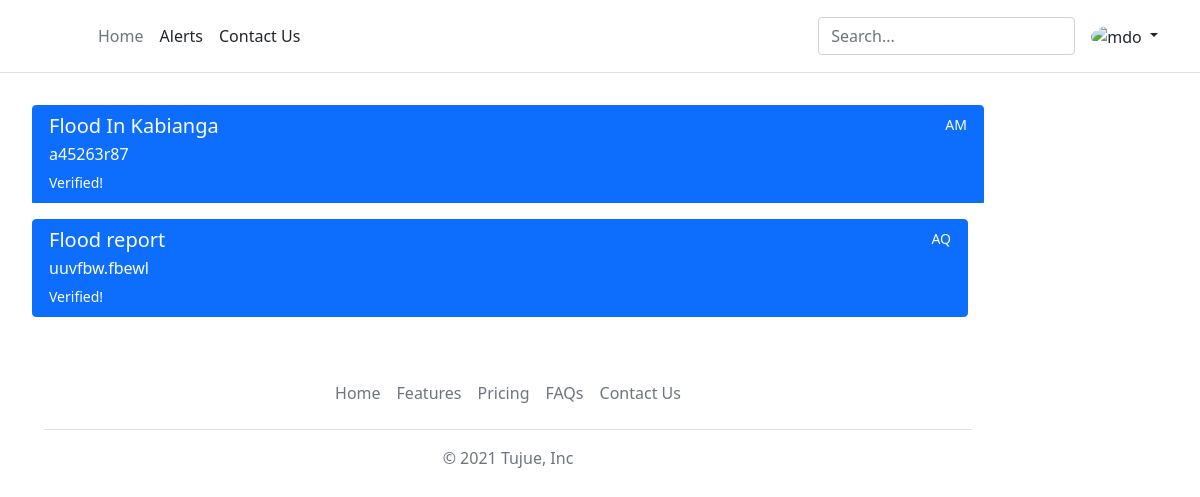
Before: /v1/disaster/alerts/ with the older database file.
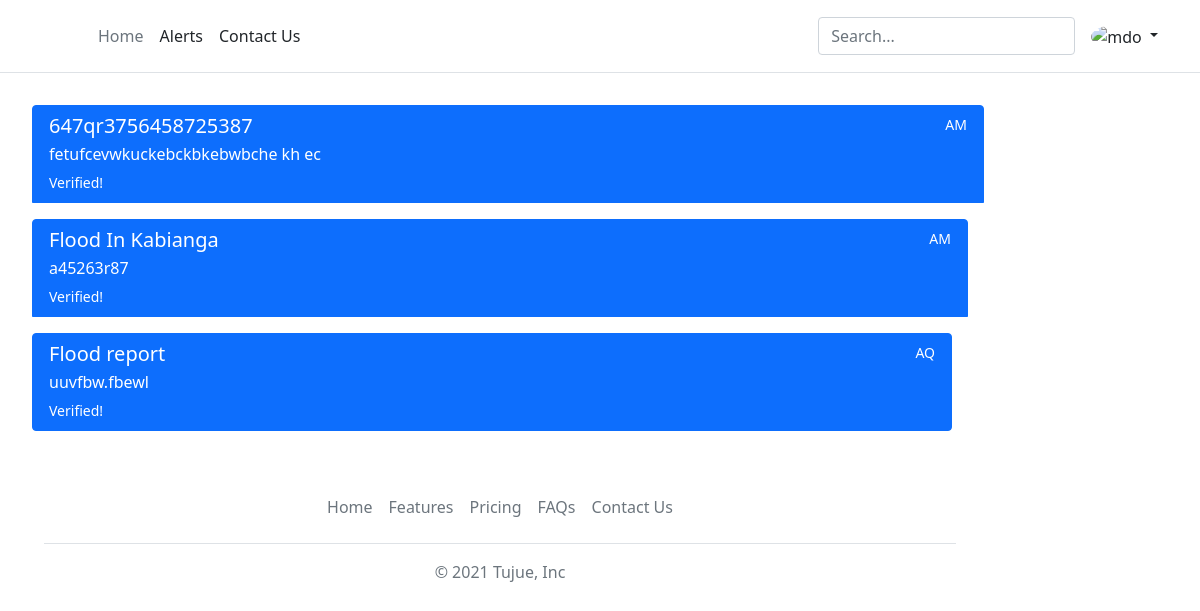
After: the same page with the newer database file.
### disaster/models.py (models this page shows, shortened)
class DisasterReport(models.Model):
    reportID=models.UUIDField(primary_key=True,default=uuid.uuid4,editable=False)
    reportSubject=models.CharField('Report Title',max_length=20,help_text='What are you reporting about?',default='')
    disasterChoices=(
        ('F','Flood'),
        ('E','EarthQuake'),
        ('L','Land slide'),
        ('W','Wild/Forest Fires')
    )
    disasterName=models.CharField(
        'Disaster Name',
        max_length=20,
        choices=disasterChoices
        )
    dateCreated=models.DateTimeField('Date',auto_now=False,auto_now_add=True)#will automatically enter the current date and can't be edited
    costOfDamages=models.DecimalField('Damage Cost',max_digits=20,decimal_places=0)
    country=models.CharField('Country',max_length=20,choices=countryList)
    description=models.TextField('Description')
    casualties=models.IntegerField('Casualties')
    validated=models.BooleanField(default=False)
    """"def get_absolute_url(self):
        #Returns the url to access a detail record for a specific disaster report.
        return reverse('alerts', args=[str(self.reportID)])"""
    '''So the order of occurrence will be reversed and the newest record will appear first because of the (-)'''
    class Meta:
        ordering=['-dateCreated','disasterName']

### disaster/views.py (the view)
# urls.py: path('alerts/',views.DisasterListView.as_view()),
class DisasterListView(generic.ListView):
    model=DisasterReport
    context_object_name='disasterreport_list'#is the name of the list
    template_name='disaster/index.html'#is the target html file that will have the alerts
    def get_queryset(self):
        return DisasterReport.objects.filter(validated=True)[:5]#will print a maximum of five

### disaster/templates/disaster/disasterreport_list.html
{% extends "base_generic.html" %}
{% block content %}
    {% if disasterreport_list %}
    <ul>
      {% for alert in disasterreport_list %}
        <div class="list-group">
          <a href="#" class="list-group-item list-group-item-action flex-column align-items-start active">
            <div class="d-flex w-100 justify-content-between">
              <h5 class="mb-1">{{ alert.reportSubject }}</h5>
              <small>{{ alert.country }}</small>
            </div>
            <p class="mb-1">{{ alert.description }}</p>
            <small>Verified!</small>
          </a>
      {% endfor %}
    {% else %}
    <p> No floods predicted yet</p>
    {% endif %}
{% endblock %}

Changed rows visible on the page:
added DisasterReport: reportSubject "647qr3756458725387", country "AM", description "fetufcevwkuckebckbkebwbche kh ec"
